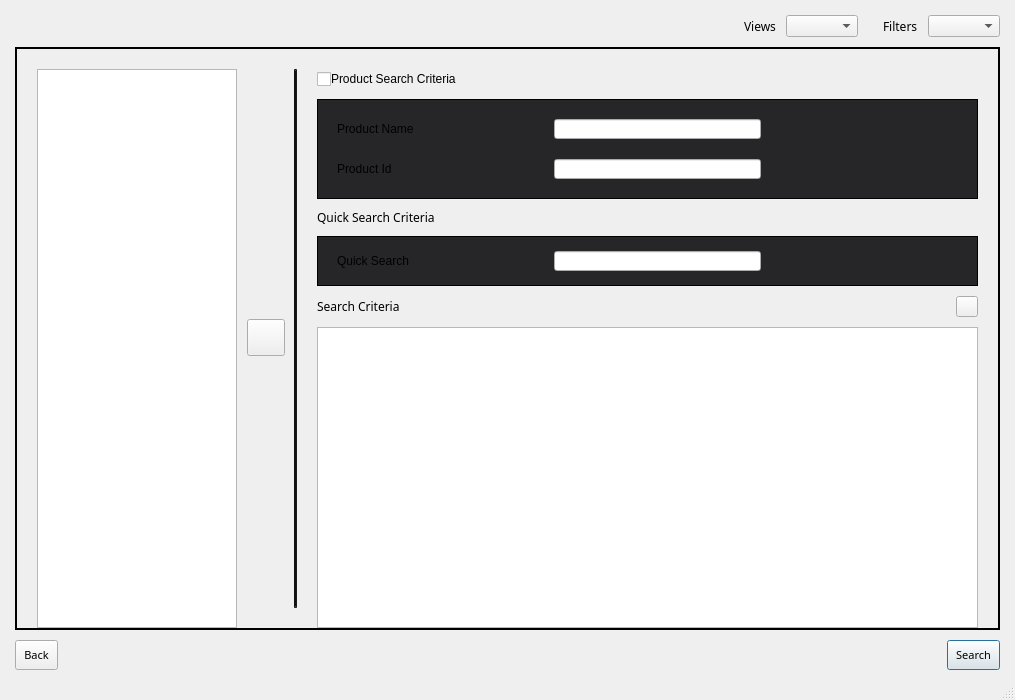
<?xml version="1.0" encoding="UTF-8"?>
<ui version="4.0">
 <class>DocumentSearch</class>
 <widget class="QDialog" name="DocumentSearch">
  <property name="geometry">
   <rect>
    <x>0</x>
    <y>0</y>
    <width>1015</width>
    <height>700</height>
   </rect>
  </property>
  <property name="windowTitle">
   <string>Dialog</string>
  </property>
  <property name="styleSheet">
   <string notr="true">
                #materialSearch
                {
                border : 1.5px solid #232323;
                }
            </string>
  </property>
  <property name="sizeGripEnabled">
   <bool>true</bool>
  </property>
  <layout class="QGridLayout" name="gridLayout_3">
   <property name="leftMargin">
    <number>15</number>
   </property>
   <property name="topMargin">
    <number>15</number>
   </property>
   <property name="rightMargin">
    <number>15</number>
   </property>
   <property name="bottomMargin">
    <number>30</number>
   </property>
   <property name="spacing">
    <number>10</number>
   </property>
   <item row="0" column="0">
    <layout class="QGridLayout" name="gridLayout">
     <property name="spacing">
      <number>5</number>
     </property>
     <item row="0" column="0">
      <spacer name="horizontalSpacer_3">
       <property name="orientation">
        <enum>Qt::Horizontal</enum>
       </property>
       <property name="sizeType">
        <enum>QSizePolicy::Expanding</enum>
       </property>
       <property name="sizeHint" stdset="0">
        <size>
         <width>40</width>
         <height>20</height>
        </size>
       </property>
      </spacer>
     </item>
     <item row="0" column="2">
      <spacer name="horizontalSpacer_8">
       <property name="orientation">
        <enum>Qt::Horizontal</enum>
       </property>
       <property name="sizeType">
        <enum>QSizePolicy::Fixed</enum>
       </property>
       <property name="sizeHint" stdset="0">
        <size>
         <width>20</width>
         <height>20</height>
        </size>
       </property>
      </spacer>
     </item>
     <item row="0" column="3">
      <layout class="QHBoxLayout" name="horizontalLayout_6">
       <property name="spacing">
        <number>10</number>
       </property>
       <item>
        <widget class="QLabel" name="FilterLabel">
         <property name="sizePolicy">
          <sizepolicy hsizetype="Preferred" vsizetype="Fixed">
           <horstretch>0</horstretch>
           <verstretch>0</verstretch>
          </sizepolicy>
         </property>
         <property name="maximumSize">
          <size>
           <width>16777215</width>
           <height>25</height>
          </size>
         </property>
         <property name="font">
          <font>
           <family>ArialMT</family>
           <pointsize>9</pointsize>
           <weight>9</weight>
           <italic>false</italic>
           <bold>false</bold>
          </font>
         </property>
         <property name="styleSheet">
          <string notr="true">font: 75 9pt &quot;ArialMT&quot;;</string>
         </property>
         <property name="text">
          <string>Filters</string>
         </property>
        </widget>
       </item>
       <item>
        <widget class="QComboBox" name="SearchFilter">
         <property name="sizePolicy">
          <sizepolicy hsizetype="Preferred" vsizetype="Fixed">
           <horstretch>0</horstretch>
           <verstretch>0</verstretch>
          </sizepolicy>
         </property>
         <property name="maximumSize">
          <size>
           <width>16777215</width>
           <height>25</height>
          </size>
         </property>
         <property name="styleSheet">
          <string notr="true"/>
         </property>
        </widget>
       </item>
      </layout>
     </item>
     <item row="0" column="1">
      <layout class="QHBoxLayout" name="horizontalLayout_5">
       <property name="spacing">
        <number>10</number>
       </property>
       <property name="leftMargin">
        <number>0</number>
       </property>
       <property name="rightMargin">
        <number>0</number>
       </property>
       <item>
        <widget class="QLabel" name="ViewLable_2">
         <property name="sizePolicy">
          <sizepolicy hsizetype="Preferred" vsizetype="Fixed">
           <horstretch>0</horstretch>
           <verstretch>0</verstretch>
          </sizepolicy>
         </property>
         <property name="maximumSize">
          <size>
           <width>16777215</width>
           <height>25</height>
          </size>
         </property>
         <property name="font">
          <font>
           <family>ArialMT</family>
           <pointsize>9</pointsize>
           <weight>9</weight>
           <italic>false</italic>
           <bold>false</bold>
          </font>
         </property>
         <property name="styleSheet">
          <string notr="true">font: 75 9pt &quot;ArialMT&quot;;</string>
         </property>
         <property name="text">
          <string>Views</string>
         </property>
        </widget>
       </item>
       <item>
        <widget class="QComboBox" name="ViewComboBox">
         <property name="sizePolicy">
          <sizepolicy hsizetype="Preferred" vsizetype="Fixed">
           <horstretch>0</horstretch>
           <verstretch>0</verstretch>
          </sizepolicy>
         </property>
         <property name="maximumSize">
          <size>
           <width>16777215</width>
           <height>25</height>
          </size>
         </property>
         <property name="styleSheet">
          <string notr="true"/>
         </property>
        </widget>
       </item>
      </layout>
     </item>
    </layout>
   </item>
   <item row="2" column="0">
    <layout class="QHBoxLayout" name="horizontalLayout_3">
     <property name="spacing">
      <number>10</number>
     </property>
     <item>
      <widget class="QPushButton" name="Back">
       <property name="sizePolicy">
        <sizepolicy hsizetype="Preferred" vsizetype="Fixed">
         <horstretch>0</horstretch>
         <verstretch>0</verstretch>
        </sizepolicy>
       </property>
       <property name="minimumSize">
        <size>
         <width>0</width>
         <height>30</height>
        </size>
       </property>
       <property name="maximumSize">
        <size>
         <width>16777215</width>
         <height>30</height>
        </size>
       </property>
       <property name="font">
        <font>
         <family>ArialMT</family>
         <pointsize>8</pointsize>
         <weight>50</weight>
         <italic>false</italic>
         <bold>false</bold>
        </font>
       </property>
       <property name="focusPolicy">
        <enum>Qt::NoFocus</enum>
       </property>
       <property name="styleSheet">
        <string notr="true">
                                    #Back
                                    {
                                    padding-left: 8px;
                                    padding-right: 8px;
                                    }
                                    #Back:hover
                                    {
                                    padding-left: 8px;
                                    padding-right: 8px;
                                    color: #46C8FF;
                                    }
                                </string>
       </property>
       <property name="text">
        <string>Back</string>
       </property>
      </widget>
     </item>
     <item>
      <spacer name="horizontalSpacer_7">
       <property name="orientation">
        <enum>Qt::Horizontal</enum>
       </property>
       <property name="sizeType">
        <enum>QSizePolicy::Expanding</enum>
       </property>
       <property name="sizeHint" stdset="0">
        <size>
         <width>10</width>
         <height>20</height>
        </size>
       </property>
      </spacer>
     </item>
     <item>
      <widget class="QPushButton" name="Search">
       <property name="sizePolicy">
        <sizepolicy hsizetype="Preferred" vsizetype="Fixed">
         <horstretch>0</horstretch>
         <verstretch>0</verstretch>
        </sizepolicy>
       </property>
       <property name="minimumSize">
        <size>
         <width>0</width>
         <height>30</height>
        </size>
       </property>
       <property name="maximumSize">
        <size>
         <width>16777215</width>
         <height>30</height>
        </size>
       </property>
       <property name="font">
        <font>
         <family>ArialMT</family>
         <pointsize>8</pointsize>
         <weight>50</weight>
         <italic>false</italic>
         <bold>false</bold>
        </font>
       </property>
       <property name="focusPolicy">
        <enum>Qt::StrongFocus</enum>
       </property>
       <property name="styleSheet">
        <string notr="true">
                                    #Search
                                    {
                                    padding-left: 8px;
                                    padding-right: 8px;
                                    }
                                    #Search:hover
                                    {
                                    padding-left: 8px;
                                    padding-right: 8px;
                                    color: #46C8FF;
                                    }
                                </string>
       </property>
       <property name="text">
        <string>Search</string>
       </property>
      </widget>
     </item>
    </layout>
   </item>
   <item row="1" column="0">
    <widget class="QFrame" name="HierarchyFrame_2">
     <property name="styleSheet">
      <string notr="true">
                            #HierarchyFrame_2
                            {
                            border : 1.5px solid #000;
                            }
                        </string>
     </property>
     <property name="frameShape">
      <enum>QFrame::StyledPanel</enum>
     </property>
     <property name="frameShadow">
      <enum>QFrame::Raised</enum>
     </property>
     <layout class="QGridLayout" name="gridLayout_4">
      <property name="leftMargin">
       <number>20</number>
      </property>
      <property name="topMargin">
       <number>20</number>
      </property>
      <property name="rightMargin">
       <number>20</number>
      </property>
      <property name="bottomMargin">
       <number>0</number>
      </property>
      <property name="horizontalSpacing">
       <number>0</number>
      </property>
      <property name="verticalSpacing">
       <number>10</number>
      </property>
      <item row="0" column="0" rowspan="6">
       <widget class="MVTreeWidget" name="treeWidget_H">
        <property name="sizePolicy">
         <sizepolicy hsizetype="Fixed" vsizetype="Preferred">
          <horstretch>0</horstretch>
          <verstretch>0</verstretch>
         </sizepolicy>
        </property>
        <property name="maximumSize">
         <size>
          <width>200</width>
          <height>16777215</height>
         </size>
        </property>
        <property name="styleSheet">
         <string notr="true">
                                    </string>
        </property>
        <attribute name="headerVisible">
         <bool>false</bool>
        </attribute>
        <column>
         <property name="text">
          <string notr="true">1</string>
         </property>
        </column>
       </widget>
      </item>
      <item row="0" column="1" rowspan="6">
       <layout class="QGridLayout" name="gridLayout_2">
        <item row="1" column="1">
         <widget class="QToolButton" name="toolButton">
          <property name="focusPolicy">
           <enum>Qt::NoFocus</enum>
          </property>
          <property name="styleSheet">
           <string notr="true"/>
          </property>
          <property name="text">
           <string/>
          </property>
          <property name="iconSize">
           <size>
            <width>30</width>
            <height>30</height>
           </size>
          </property>
         </widget>
        </item>
        <item row="2" column="1">
         <spacer name="verticalSpacer_2">
          <property name="orientation">
           <enum>Qt::Vertical</enum>
          </property>
          <property name="sizeType">
           <enum>QSizePolicy::Preferred</enum>
          </property>
          <property name="sizeHint" stdset="0">
           <size>
            <width>20</width>
            <height>216</height>
           </size>
          </property>
         </spacer>
        </item>
        <item row="0" column="1">
         <spacer name="verticalSpacer">
          <property name="orientation">
           <enum>Qt::Vertical</enum>
          </property>
          <property name="sizeType">
           <enum>QSizePolicy::Preferred</enum>
          </property>
          <property name="sizeHint" stdset="0">
           <size>
            <width>20</width>
            <height>194</height>
           </size>
          </property>
         </spacer>
        </item>
        <item row="1" column="2">
         <spacer name="horizontalSpacer_6">
          <property name="orientation">
           <enum>Qt::Horizontal</enum>
          </property>
          <property name="sizeType">
           <enum>QSizePolicy::Fixed</enum>
          </property>
          <property name="sizeHint" stdset="0">
           <size>
            <width>9</width>
            <height>20</height>
           </size>
          </property>
         </spacer>
        </item>
        <item row="1" column="0">
         <spacer name="horizontalSpacer_9">
          <property name="orientation">
           <enum>Qt::Horizontal</enum>
          </property>
          <property name="sizeType">
           <enum>QSizePolicy::Fixed</enum>
          </property>
          <property name="sizeHint" stdset="0">
           <size>
            <width>10</width>
            <height>20</height>
           </size>
          </property>
         </spacer>
        </item>
       </layout>
      </item>
      <item row="0" column="2" rowspan="6">
       <widget class="Line" name="line">
        <property name="sizePolicy">
         <sizepolicy hsizetype="Fixed" vsizetype="Expanding">
          <horstretch>0</horstretch>
          <verstretch>0</verstretch>
         </sizepolicy>
        </property>
        <property name="minimumSize">
         <size>
          <width>3</width>
          <height>0</height>
         </size>
        </property>
        <property name="maximumSize">
         <size>
          <width>3</width>
          <height>16777215</height>
         </size>
        </property>
        <property name="styleSheet">
         <string notr="true">
                                        #line {
                                        border: 2px inset #111111;
margin-bottom: 20px;}
                                    </string>
        </property>
        <property name="lineWidth">
         <number>3</number>
        </property>
        <property name="orientation">
         <enum>Qt::Vertical</enum>
        </property>
       </widget>
      </item>
      <item row="0" column="3" rowspan="6">
       <spacer name="horizontalSpacer_4">
        <property name="orientation">
         <enum>Qt::Horizontal</enum>
        </property>
        <property name="sizeType">
         <enum>QSizePolicy::Fixed</enum>
        </property>
        <property name="sizeHint" stdset="0">
         <size>
          <width>20</width>
          <height>20</height>
         </size>
        </property>
       </spacer>
      </item>
      <item row="0" column="4">
       <layout class="QHBoxLayout" name="horizontalLayout">
        <property name="spacing">
         <number>0</number>
        </property>
        <item>
         <widget class="QCheckBox" name="paletteCheckBox">
          <property name="sizePolicy">
           <sizepolicy hsizetype="Minimum" vsizetype="Fixed">
            <horstretch>0</horstretch>
            <verstretch>0</verstretch>
           </sizepolicy>
          </property>
          <property name="maximumSize">
           <size>
            <width>16777215</width>
            <height>25</height>
           </size>
          </property>
          <property name="font">
           <font>
            <family>ArialMT</family>
            <pointsize>9</pointsize>
            <weight>9</weight>
            <italic>false</italic>
            <bold>false</bold>
           </font>
          </property>
          <property name="styleSheet">
           <string notr="true">#paletteCheckBox {
	font: 75 9pt &quot;ArialMT&quot;;
	/*margin-left: 0px;
    margin-right: 0px;
    margin-top: 0px;
    margin-bottom: 0px;
	border-left : 1.5px solid #232323;
	border-top :1.50px solid #232323;
	border-right : 1.5px solid #232323;
	border-bottom : 0.5px solid #232323;
	border-margin-left: 5px;*/
}</string>
          </property>
          <property name="text">
           <string/>
          </property>
         </widget>
        </item>
        <item>
         <widget class="QLabel" name="PaletteCheckBoxLable">
          <property name="sizePolicy">
           <sizepolicy hsizetype="Minimum" vsizetype="Fixed">
            <horstretch>0</horstretch>
            <verstretch>0</verstretch>
           </sizepolicy>
          </property>
          <property name="styleSheet">
           <string notr="true">#PaletteCheckBoxLable {
	font: 75 9pt &quot;ArialMT&quot;;
}</string>
          </property>
          <property name="text">
           <string>Product Search Criteria</string>
          </property>
         </widget>
        </item>
        <item>
         <spacer name="horizontalSpacer_10">
          <property name="orientation">
           <enum>Qt::Horizontal</enum>
          </property>
          <property name="sizeHint" stdset="0">
           <size>
            <width>40</width>
            <height>20</height>
           </size>
          </property>
         </spacer>
        </item>
       </layout>
      </item>
      <item row="1" column="4">
       <widget class="MVWidget" name="PaletteSearchWidget" native="true">
        <property name="sizePolicy">
         <sizepolicy hsizetype="Expanding" vsizetype="Expanding">
          <horstretch>0</horstretch>
          <verstretch>0</verstretch>
         </sizepolicy>
        </property>
        <property name="maximumSize">
         <size>
          <width>16777215</width>
          <height>100</height>
         </size>
        </property>
        <property name="styleSheet">
         <string notr="true">
                                        #PaletteSearchWidget
                                        {
                                        /*border-left : 1.5px solid #232323;
                                        border-top : 0.5px solid #232323;
                                        border-right : 1.5px solid #232323;
                                        border-bottom : 1.5px solid #232323;
                                        margin-left: 5px;*/
                                        padding: 10px;
                                        border: 1px solid #000;
                                        background-color: #262628;
                                        }
                                    </string>
        </property>
        <layout class="QHBoxLayout" name="horizontalLayout_12">
         <property name="spacing">
          <number>5</number>
         </property>
         <property name="leftMargin">
          <number>20</number>
         </property>
         <property name="topMargin">
          <number>10</number>
         </property>
         <property name="rightMargin">
          <number>10</number>
         </property>
         <property name="bottomMargin">
          <number>10</number>
         </property>
         <item>
          <layout class="QVBoxLayout" name="PaletteLayout">
           <property name="spacing">
            <number>10</number>
           </property>
           <property name="leftMargin">
            <number>0</number>
           </property>
           <item>
            <layout class="QHBoxLayout" name="_2">
             <property name="spacing">
              <number>10</number>
             </property>
             <item>
              <widget class="QLabel" name="ProductNameLabel">
               <property name="sizePolicy">
                <sizepolicy hsizetype="Expanding" vsizetype="Preferred">
                 <horstretch>0</horstretch>
                 <verstretch>0</verstretch>
                </sizepolicy>
               </property>
               <property name="styleSheet">
                <string notr="true">font: 8pt &quot;ArialMT&quot;;</string>
               </property>
               <property name="text">
                <string>Product Name</string>
               </property>
              </widget>
             </item>
             <item>
              <widget class="QLineEdit" name="ProductName">
               <property name="sizePolicy">
                <sizepolicy hsizetype="Expanding" vsizetype="Expanding">
                 <horstretch>0</horstretch>
                 <verstretch>0</verstretch>
                </sizepolicy>
               </property>
               <property name="maximumSize">
                <size>
                 <width>16777215</width>
                 <height>20</height>
                </size>
               </property>
              </widget>
             </item>
             <item>
              <spacer name="horizontalSpacer">
               <property name="orientation">
                <enum>Qt::Horizontal</enum>
               </property>
               <property name="sizeType">
                <enum>QSizePolicy::Expanding</enum>
               </property>
               <property name="sizeHint" stdset="0">
                <size>
                 <width>40</width>
                 <height>20</height>
                </size>
               </property>
              </spacer>
             </item>
            </layout>
           </item>
           <item>
            <layout class="QHBoxLayout" name="horizontalLayout_11">
             <property name="spacing">
              <number>10</number>
             </property>
             <item>
              <widget class="QLabel" name="ProductIdLabel">
               <property name="sizePolicy">
                <sizepolicy hsizetype="Expanding" vsizetype="Preferred">
                 <horstretch>0</horstretch>
                 <verstretch>0</verstretch>
                </sizepolicy>
               </property>
               <property name="styleSheet">
                <string notr="true">font: 8pt &quot;ArialMT&quot;;</string>
               </property>
               <property name="text">
                <string>Product Id</string>
               </property>
              </widget>
             </item>
             <item>
              <widget class="QLineEdit" name="ProductId">
               <property name="sizePolicy">
                <sizepolicy hsizetype="Expanding" vsizetype="Expanding">
                 <horstretch>0</horstretch>
                 <verstretch>0</verstretch>
                </sizepolicy>
               </property>
               <property name="maximumSize">
                <size>
                 <width>16777215</width>
                 <height>20</height>
                </size>
               </property>
              </widget>
             </item>
             <item>
              <spacer name="horizontalSpacer_5">
               <property name="orientation">
                <enum>Qt::Horizontal</enum>
               </property>
               <property name="sizeType">
                <enum>QSizePolicy::Expanding</enum>
               </property>
               <property name="sizeHint" stdset="0">
                <size>
                 <width>40</width>
                 <height>20</height>
                </size>
               </property>
              </spacer>
             </item>
            </layout>
           </item>
          </layout>
         </item>
        </layout>
       </widget>
      </item>
      <item row="2" column="4">
       <widget class="QLabel" name="QuickSearchCriteria">
        <property name="maximumSize">
         <size>
          <width>16777215</width>
          <height>25</height>
         </size>
        </property>
        <property name="font">
         <font>
          <family>ArialMT</family>
          <pointsize>9</pointsize>
          <weight>9</weight>
          <italic>false</italic>
          <bold>false</bold>
         </font>
        </property>
        <property name="styleSheet">
         <string notr="true">
                                        #QuickSearchCriteria {
                                        font: 75 9pt &quot;ArialMT&quot;;
                                        /*margin-left: 0px;
                                        margin-right: 0px;
                                        margin-top: 0px;
                                        margin-bottom: 0px;
                                        border-left : 1.5px solid #232323;
                                        border-top :1.50px solid #232323;
                                        border-right : 1.5px solid #232323;
                                        border-bottom : 0.5px solid #232323;*/
                                        }
                                    </string>
        </property>
        <property name="text">
         <string>Quick Search Criteria</string>
        </property>
       </widget>
      </item>
      <item row="3" column="4">
       <widget class="MVWidget" name="QuickSearchWidget" native="true">
        <property name="sizePolicy">
         <sizepolicy hsizetype="Expanding" vsizetype="Expanding">
          <horstretch>0</horstretch>
          <verstretch>0</verstretch>
         </sizepolicy>
        </property>
        <property name="maximumSize">
         <size>
          <width>16777215</width>
          <height>50</height>
         </size>
        </property>
        <property name="styleSheet">
         <string notr="true">
                                        #QuickSearchWidget  {
                                        /*border-left : 1.5px solid #232323;
                                        border-top : 0.5px solid #232323;
                                        border-right : 1.5px solid #232323;
                                        border-bottom : 1.5px solid #232323;
                                        margin-left: 5px;*/
                                        padding: 10px;
                                        border: 1px solid #000;
                                        background-color: #262628;
                                        }
                                    </string>
        </property>
        <layout class="QHBoxLayout" name="horizontalLayout_10">
         <property name="spacing">
          <number>5</number>
         </property>
         <property name="leftMargin">
          <number>20</number>
         </property>
         <property name="topMargin">
          <number>10</number>
         </property>
         <property name="rightMargin">
          <number>10</number>
         </property>
         <property name="bottomMargin">
          <number>10</number>
         </property>
         <item>
          <layout class="QHBoxLayout" name="horizontalLayout_9">
           <property name="spacing">
            <number>10</number>
           </property>
           <item>
            <widget class="QLabel" name="label_3">
             <property name="sizePolicy">
              <sizepolicy hsizetype="Expanding" vsizetype="Expanding">
               <horstretch>0</horstretch>
               <verstretch>0</verstretch>
              </sizepolicy>
             </property>
             <property name="maximumSize">
              <size>
               <width>16777215</width>
               <height>25</height>
              </size>
             </property>
             <property name="styleSheet">
              <string notr="true">font: 8pt &quot;ArialMT&quot;;</string>
             </property>
             <property name="text">
              <string>Quick Search</string>
             </property>
            </widget>
           </item>
           <item>
            <widget class="QLineEdit" name="lineEdit">
             <property name="sizePolicy">
              <sizepolicy hsizetype="Expanding" vsizetype="Expanding">
               <horstretch>0</horstretch>
               <verstretch>0</verstretch>
              </sizepolicy>
             </property>
             <property name="minimumSize">
              <size>
               <width>0</width>
               <height>15</height>
              </size>
             </property>
             <property name="maximumSize">
              <size>
               <width>16777215</width>
               <height>20</height>
              </size>
             </property>
             <property name="styleSheet">
              <string notr="true">font: 8pt &quot;ArialMT&quot;;</string>
             </property>
            </widget>
           </item>
           <item>
            <spacer name="horizontalSpacer_2">
             <property name="orientation">
              <enum>Qt::Horizontal</enum>
             </property>
             <property name="sizeType">
              <enum>QSizePolicy::Expanding</enum>
             </property>
             <property name="sizeHint" stdset="0">
              <size>
               <width>40</width>
               <height>18</height>
              </size>
             </property>
            </spacer>
           </item>
          </layout>
         </item>
        </layout>
       </widget>
      </item>
      <item row="4" column="4">
       <layout class="QHBoxLayout" name="horizontalLayout_2">
        <property name="spacing">
         <number>9</number>
        </property>
        <item>
         <widget class="QLabel" name="SearchCriteria">
          <property name="maximumSize">
           <size>
            <width>16777215</width>
            <height>25</height>
           </size>
          </property>
          <property name="font">
           <font>
            <family>ArialMT</family>
            <pointsize>9</pointsize>
            <weight>9</weight>
            <italic>false</italic>
            <bold>false</bold>
           </font>
          </property>
          <property name="styleSheet">
           <string notr="true">
                                        #SearchCriteria {
                                        font: 75 9pt &quot;ArialMT&quot;;
                                        /*margin-left: 0px;
                                        margin-right: 0px;
                                        margin-top: 0px;
                                        margin-bottom: 0px;
                                        border-left : 1.5px solid #232323;
                                        border-top :1.50px solid #232323;
                                        border-right : 1.5px solid #232323;
                                        border-bottom : 0.5px solid #232323;*/
                                        }
                                    </string>
          </property>
          <property name="text">
           <string>Search Criteria</string>
          </property>
         </widget>
        </item>
        <item>
         <spacer name="horizontalSpacer_11">
          <property name="orientation">
           <enum>Qt::Horizontal</enum>
          </property>
          <property name="sizeHint" stdset="0">
           <size>
            <width>40</width>
            <height>20</height>
           </size>
          </property>
         </spacer>
        </item>
        <item>
         <widget class="QToolButton" name="dateResetButton">
          <property name="maximumSize">
           <size>
            <width>25</width>
            <height>25</height>
           </size>
          </property>
          <property name="text">
           <string/>
          </property>
          <property name="iconSize">
           <size>
            <width>14</width>
            <height>14</height>
           </size>
          </property>
         </widget>
        </item>
       </layout>
      </item>
      <item row="5" column="4">
       <widget class="MVTreeWidget" name="SearchTree">
        <property name="sizePolicy">
         <sizepolicy hsizetype="Expanding" vsizetype="Expanding">
          <horstretch>0</horstretch>
          <verstretch>0</verstretch>
         </sizepolicy>
        </property>
        <property name="font">
         <font>
          <family>Times New Roman</family>
          <pointsize>16</pointsize>
          <weight>75</weight>
          <bold>true</bold>
         </font>
        </property>
        <property name="mouseTracking">
         <bool>false</bool>
        </property>
        <property name="focusPolicy">
         <enum>Qt::NoFocus</enum>
        </property>
        <property name="contextMenuPolicy">
         <enum>Qt::DefaultContextMenu</enum>
        </property>
        <property name="styleSheet">
         <string notr="true"/>
        </property>
        <property name="frameShape">
         <enum>QFrame::StyledPanel</enum>
        </property>
        <property name="frameShadow">
         <enum>QFrame::Sunken</enum>
        </property>
        <property name="lineWidth">
         <number>4</number>
        </property>
        <property name="showDropIndicator" stdset="0">
         <bool>false</bool>
        </property>
        <property name="rootIsDecorated">
         <bool>false</bool>
        </property>
        <property name="wordWrap">
         <bool>true</bool>
        </property>
        <property name="headerHidden">
         <bool>true</bool>
        </property>
        <property name="columnCount">
         <number>3</number>
        </property>
        <attribute name="headerVisible">
         <bool>false</bool>
        </attribute>
        <attribute name="headerCascadingSectionResizes">
         <bool>false</bool>
        </attribute>
        <attribute name="headerMinimumSectionSize">
         <number>100</number>
        </attribute>
        <attribute name="headerDefaultSectionSize">
         <number>200</number>
        </attribute>
        <attribute name="headerHighlightSections">
         <bool>false</bool>
        </attribute>
        <attribute name="headerStretchLastSection">
         <bool>false</bool>
        </attribute>
        <column>
         <property name="text">
          <string notr="true">1</string>
         </property>
        </column>
        <column>
         <property name="text">
          <string notr="true">2</string>
         </property>
        </column>
        <column>
         <property name="text">
          <string notr="true">3</string>
         </property>
        </column>
       </widget>
      </item>
     </layout>
    </widget>
   </item>
  </layout>
 </widget>
 <customwidgets>
  <customwidget>
   <class>MVTreeWidget</class>
   <extends>QTreeWidget</extends>
   <header>classes/widgets/mvtreewidget.h</header>
  </customwidget>
  <customwidget>
   <class>MVWidget</class>
   <extends>QWidget</extends>
   <header>classes/widgets/mvwidget.h</header>
   <container>1</container>
  </customwidget>
 </customwidgets>
 <resources>
  <include location="../../../PLMResource.qrc"/>
 </resources>
 <connections/>
</ui>
